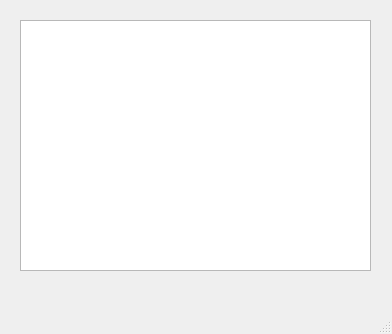
<?xml version="1.0" encoding="UTF-8"?>
<ui version="4.0">
 <class>MainWindow</class>
 <widget class="QMainWindow" name="MainWindow">
  <property name="geometry">
   <rect>
    <x>0</x>
    <y>0</y>
    <width>392</width>
    <height>334</height>
   </rect>
  </property>
  <property name="windowTitle">
   <string>MainWindow</string>
  </property>
  <widget class="QWidget" name="centralwidget">
   <widget class="QTextEdit" name="textEdit">
    <property name="geometry">
     <rect>
      <x>20</x>
      <y>20</y>
      <width>351</width>
      <height>251</height>
     </rect>
    </property>
   </widget>
  </widget>
  <widget class="QMenuBar" name="menubar">
   <property name="geometry">
    <rect>
     <x>0</x>
     <y>0</y>
     <width>392</width>
     <height>21</height>
    </rect>
   </property>
  </widget>
  <widget class="QStatusBar" name="statusbar"/>
 </widget>
 <resources/>
 <connections/>
</ui>
